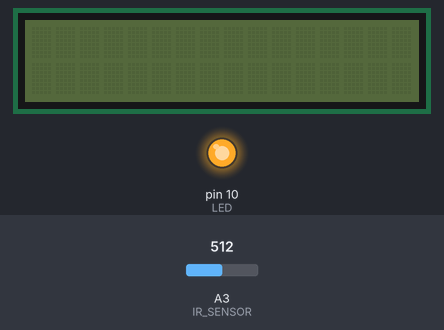
Recording of a sketch running on a simulated Arduino Uno, built with avr-gcc and run on an emulated ATmega328P. Parts: 16×2 character LCD, output pins drawn as LEDs (lit = HIGH). Inputs (shaded band) come from the test bench; at power-on: A3 (IR_SENSOR) = 512. What the sketch prints to the serial monitor is not drawn.

Above: at 0.01 s.
At 0.4 s:
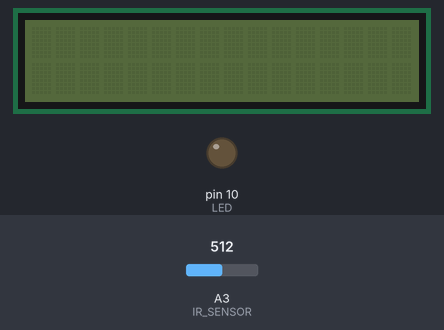
At 1.6 s:
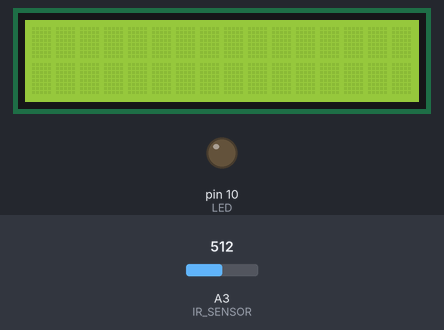
1.7 s: A3 (IR_SENSOR) set to 533
3.2 s: A3 (IR_SENSOR) set to 582
6.2 s: A3 (IR_SENSOR) set to 609
Timing chart, 0 to 9.2 s (numbered marks = the images above; inputs shaded):
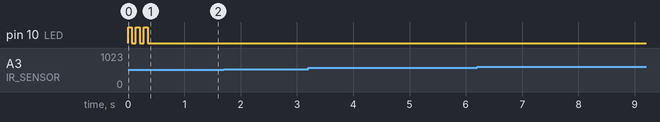

Measured:
- after the input at 1.7 s, every drawn part: stays the same
- after the input at 3.2 s, every drawn part: stays the same
- after the input at 6.2 s, every drawn part: stays the same

The sketch:

IRCounterSuole2.ino
```cpp
#define MAX_DISTANCE 30
#define MAX_COUNT    20
#define LED          10
#define IR_SENSOR     3
#define DELTA_CM     0.5  // 0.45 0.5 0.8
#define distMeasurementsAmmount 10

#include <LiquidCrystal.h> // lcd

LiquidCrystal lcd(8, 9, 4, 5, 6, 7);

int counter = 0;
int preCounter = 0;
int workPointCm = 0;

int pakageCounter = 0;
int availiableError = 0;


int Blink() {
  for (int i = 0; i<3; i++) {
    digitalWrite(LED, HIGH);
    delay(70);
    digitalWrite(LED, LOW);
    delay(70);
  }
}

void LcdEnd() {
  	lcd.clear();
    lcd.setCursor(0, 0);
    lcd.print("***** END! *****");
    lcd.setCursor(0, 1);
    lcd.print("****************");
}

void lcdCount(int counter = 0) {
  lcd.clear();
  lcd.setCursor(0, 0);
  lcd.print("Ammount: ");
  lcd.setCursor(10, 0);
  lcd.print("  /");
  lcd.setCursor(13, 0);
  lcd.print(MAX_COUNT);
  lcd.setCursor(10, 0);
  lcd.print(counter);
}

float IRAveradgeDist(int ammount = distMeasurementsAmmount) {
	float res = 0;
  for (int i = 0; i<ammount; i++) {
    //delay(10);
    int k = analogRead(IR_SENSOR);
    res = res + k;
  }
  res = round(res / ammount);
	float volts = res*0.0048828125;  // value from sensor * (5/1024)
	float test_double_accuracy = 13*pow(volts, -1); // worked out from datasheet graph
	if (test_double_accuracy > MAX_DISTANCE)
	{
		test_double_accuracy = MAX_DISTANCE;
	}
  return test_double_accuracy;
}

int activityCounter(int pakageSize = 10, int persentage = 30) {
  float intPercentage = 0;
  for(int i = 0; i < pakageSize; i++)
  {
    if(abs(IRAveradgeDist(1) - ::workPointCm) > DELTA_CM)
    {
      intPercentage++;

      if(i >= pakageSize)
      {
        if (::workPointCm == -1.0)                                // если забрали руку
        {
            ::workPointCm = IRAveradgeDist();                     // новая рабочая точка
        }
        else
        {                                                       // если приклали руку
          ::workPointCm = -1.0;
        }
      }
    }
    else
    {
      ::workPointCm = IRAveradgeDist();
    }
  }

  intPercentage*=100.0/pakageSize;

  // Serial.print("workPointCm: ");
  // Serial.println(::workPointCm);

  //delay(300);

  if(intPercentage >= persentage)
  {
    pakageCounter++;
    Serial.print("pakageCounter: ");
    Serial.println(pakageCounter);

    availiableError = 0;

    return intPercentage;
  }
  else
  {
    if(availiableError < 10)
    {
      availiableError = 0;
      pakageCounter = 0;
      return 0;
    }
    else
    {
    availiableError++;
    return -1;
    }
  }
}

void setup() {
  Serial.begin(9600);

  pinMode(LED, OUTPUT);

  Blink();                                                                                                  // мигаем

  lcd.begin(16, 2);
}

void loop() {


  //Serial.println(activityCounter(10));
  workPointCm = IRAveradgeDist();

  int test = activityCounter(10);
  if(test)
  {
    Serial.print("persentage: ");
    Serial.println(test);
  }


  // if (counter >= MAX_COUNT) {                                                                         // если стопка заполнена

  //   digitalWrite(LED, HIGH);
  //   LcdEnd(); // lcd end func
  //   delay(1500);                                                                              // пауза для последней стельки

  //   float dist = 0.0;                                                                         // временная дистанция
  //   do {                                                                                      // цикл ожидания "забирания" стопки стельки
  //       delay(100);
  //       dist = IRAveradgeDist();                                                                // считываем показания датчика
  //   } while (dist < 24.5);  // 24.5                                                                    // если стопка пустая
  //   delay(4000);
  //   digitalWrite(LED, LOW);
  //   Blink(); // мигаем
  //   counter = 0;                                                                              // обнуляем счетчик
  //   lcdCount(); // 0
  //   workPointCm = IRAveradgeDist();                                                           // новая рабочая точка
  // }
  // else
  // {

  //   float t_cm = IRAveradgeDist();                                                                          // считываем показания датчика

  //   if (abs(t_cm - workPointCm) > DELTA_CM) {                                                       // если большое отклонение
  //     if (workPointCm == -1.0)                                // если забрали руку
  //     {
  //         workPointCm = t_cm;                                                               // новая рабочая точка
  //     }
  //     else
  //     {                                                                                      // если приклали руку
  //       workPointCm = -1.0;
  //       lcd.setCursor(0, 2);
  //       lcd.print("   Waiting...   ");

  //       // 111111111111111111111111111

  //       counter++; // инкримент счетчика
  //       lcdCount(counter);

  //       Serial.print("dist: ");
  //       Serial.println(t_cm);

  //       digitalWrite(LED, HIGH);
  //       delay(100);
  //       digitalWrite(LED, LOW);
  //     }
  //   }
  //   else
  //   {
  //     workPointCm = IRAveradgeDist();
  //   }

  // }
}

                             // цикл ожидания нажатия на кнопку
//           if (millis() - t_refresh_LED > 500) {
//              state_LED = 1 - state_LED;
//              digitalWrite(LED, state_LED);
//              t_refresh_LED = millis();
```
